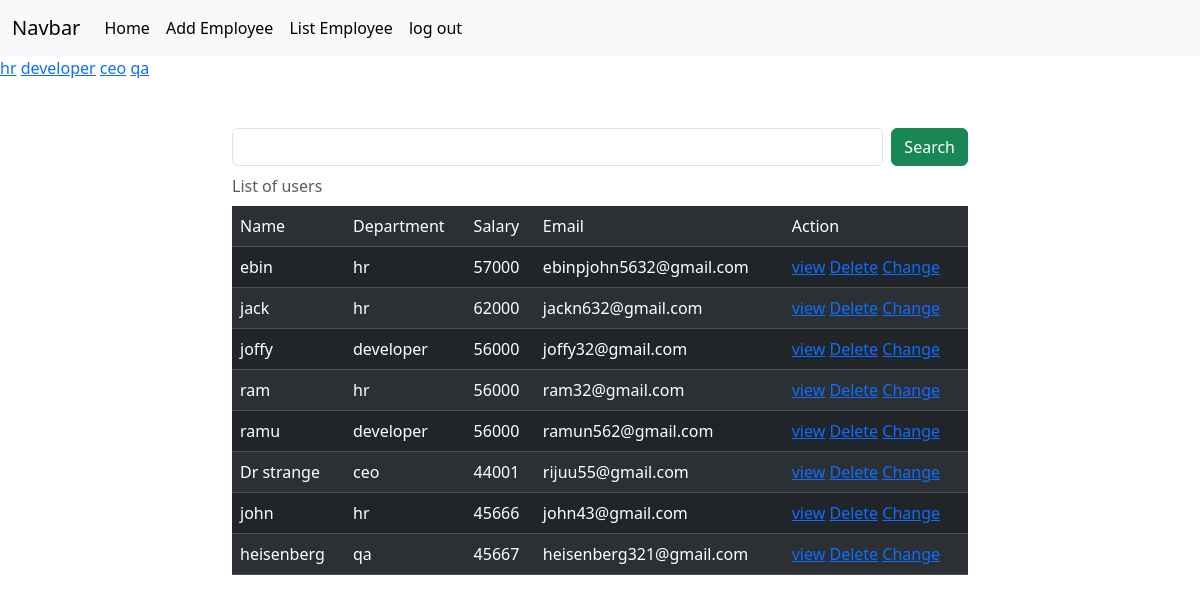
/employees/all (signed in), run on the app's committed database.
### crm/models.py (models this page shows, shortened)
class Employees(models.Model):
    name=models.CharField(max_length=200)
    department=models.CharField(max_length=200)
    salary=models.PositiveIntegerField()
    email=models.EmailField(unique=True)
    age=models.PositiveIntegerField()
    contact=models.CharField(null=True,max_length=200)
    profile_pic=models.ImageField(upload_to="images",null=True)
    dob=models.DateField(null=True,blank=True)

### crm/views.py (the view, shortened to what this page needs)
# urls.py: path("employees/all",views.EmployeeListView.as_view(),name="emp-all"),
@method_decorator(signin_required,name="dispatch")
class EmployeeListView(View):
    def get(self,request,*args,**kwargs):
        qs=Employees.objects.all()
        departments=Employees.objects.all().values_list("department",flat=True).distinct()
        print(departments)
        if "department" in request.GET:
            dept=request.GET.get("department")
            qs=qs.filter(department__iexact=dept)
        return render(request,"emp_list.html",{"data":qs,"departments":departments})

### crm/views.py (called while the page is built)
def signin_required(fn):
    def wrapper(request,*args,**kwargs):
        if not request.user.is_authenticated:
            messages.error(request,"Invalid session")
            return redirect("signin")
        else:
            return fn(request,*args,**kwargs)
    return wrapper

### crm/templates/emp_list.html (shortened to what this page needs)
{%extends 'base.html'%}
{%block body_block%}
<div>
    {%for dep in departments%}
    <a href="{%url 'emp-all'%}?department={{dep}}">{{dep}}</a>
    {%endfor%}
</div>
<div class="container mt-5">
    <div class="row">
        <div class="col-2"></div>
        <div class="col-8">
            <form action="" method="post">
                <div class="d-flex">
                <input type="text" name="box" class="form-control me-2">
                <button type="submit" class="btn btn-success">Search</button>
                </div>
            </form>
        </div>
        <div class="col-2"></div>
    </div>
</div>
<div class="container">
    <div class="row">
        <div class="col-2"></div>
        <div class="col-8">
            <table class="table table-dark table-striped caption-top">
                <caption>List of users</caption>
                <tr>
                    <td>Name</td>
                    <td>Department</td>
                    <td>Salary</td>
                    <td>Email</td>
                    <td>Action</td>
                </tr>
                {%for emp in data%}
                <tr>
                    <td>{{emp.name}}</td>
                    <td>{{emp.department}}</td>
                    <td>{{emp.salary}}</td>
                    <td>{{emp.email}}</td>
                    <td>
                        <a href="{%url 'emp-details' emp.id%}">view</a>
                        <a href="{%url 'emp-delete' emp.id%}">Delete</a>
                        <a href="{%url 'emp-edit' emp.id%}">Change</a>
                    </td>
                </tr>
                {%endfor%}
            </table>
        </div>
        <div class="col-2"></div>
    </div>
</div>
{%endblock%}

### crm/templates/base.html (shortened to what this page needs)
<!DOCTYPE html>
<html lang="en">
<head>
    <link href="https://cdn.jsdelivr.net/npm/bootstrap@5.3.2/dist/css/bootstrap.min.css" rel="stylesheet">
</head>
<body>
    <nav class="navbar navbar-expand-lg bg-body-tertiary">
        <div class="container-fluid">
          <a class="navbar-brand" href="#">Navbar</a>
          <div class="collapse navbar-collapse" id="navbarSupportedContent">
            <ul class="navbar-nav me-auto mb-2 mb-lg-0">
              <li class="nav-item">
                <a class="nav-link active" aria-current="page" href="#">Home</a>
              </li>
              <li class="nav-item">
                <a class="nav-link active" aria-current="page" href="{%url 'emp-add'%}">Add Employee</a>
              </li>
              <li class="nav-item">
                <a class="nav-link active" aria-current="page" href="{%url 'emp-all'%}">List Employee</a>
              </li>
              <li class="nav-item">
                <a class="nav-link active" aria-current="page" href="{%url 'signout'%}">log out</a>
              </li>
            </ul>
          </div>
        </div>
      </nav>
      {%block body_block%}
      {%endblock%}
</body>
</html>

### data on the page
Employees: name "ebin", department "hr", salary "57000", email "ebinpjohn5632@gmail.com"
Employees: name "jack", department "hr", salary "62000", email "jackn632@gmail.com"
Employees: name "joffy", department "developer", salary "56000", email "joffy32@gmail.com"
Employees: name "ram", department "hr", salary "56000", email "ram32@gmail.com"
Employees: name "ramu", department "developer", salary "56000", email "ramun562@gmail.com"
Employees: name "Dr strange", department "ceo", salary "44001", email "rijuu55@gmail.com"
Employees: name "john", department "hr", salary "45666", email "john43@gmail.com"
Employees: name "heisenberg", department "qa", salary "45667", email "heisenberg321@gmail.com"

### other printed values
{{ dep }} "hr" "developer" "ceo" "qa"
